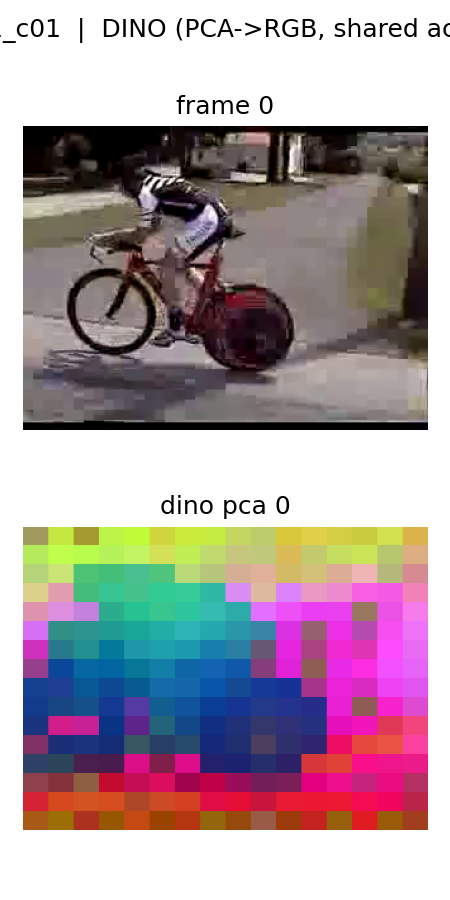

Recreate this plot in Python.
import torch
import torch.nn.functional as F
import numpy as np
import matplotlib
from torchvision import transforms
matplotlib.use('Agg')
import matplotlib.pyplot as plt
from PIL import Image
from transformers import AutoModel
from sklearn.decomposition import PCA
import cv2

VIDEO_NAME  = 'v_Biking_g21_c01'
VIDEO_PATH  = f'UCF_Rep/val/{VIDEO_NAME}.mp4'
OUTPUT_PATH = 'point_sampling/dino_pca.png'

NUM_FRAMES  = 1
SIZE        = (224, 224)


def load_dino(model_name='facebook/dinov2-base' , device = 'cuda'):
    '''
    getting a tensor of shape- [B, 37, 37, 768] 
    '''
    model = AutoModel.from_pretrained(model_name)
    model.eval().to(device)
    return model, device

def get_dino_feats(model, images, device):
    if not isinstance(images, list):
        images = [images]

    preprocess = transforms.Compose([
        transforms.Resize(224),
        transforms.CenterCrop(224),
        transforms.ToTensor(),
        transforms.Normalize(mean=[0.485, 0.456, 0.406],
                             std=[0.229, 0.224, 0.225]),
    ])
    batch = torch.stack([preprocess(img) for img in images]).to(device)

    with torch.no_grad():
        outputs = model(batch)
        
    patch_tokens = outputs.last_hidden_state[:, 1:, :] #skips cls token, shape: [B, 256, 768] as
    #it is not yet a spatial gerid of 16x16 yet.
    return patch_tokens


def perform_pca(dino_embeds, image): #image is neede for overlay purposes
    #take [B, 256, 768] and turn it into [B, 16, 16, 3]
    B, num_patches, dim = dino_embeds.shape
    flat = dino_embeds.cpu().numpy().reshape(-1, dim)  # (B*256, 768)  
    
    pca = PCA(n_components=3)
    projected = pca.fit_transform(flat) #now its (b*256, 3)
    
    projected = (projected - projected.min(axis=0)) / (projected.max(axis=0) - projected.min(axis=0) + 1e-8) #normalization
    projected = projected.reshape(B, 16, 16, 3) #spatialization, so upsamping can be done later
    
    return projected, pca


if __name__ == "__main__":
    #load image, pass to dino
    model, device = load_dino("facebook/dinov2-base")

    cap     = cv2.VideoCapture(VIDEO_PATH)
    total   = int(cap.get(cv2.CAP_PROP_FRAME_COUNT))
    indices = np.linspace(0, total - 1, NUM_FRAMES, dtype=int)

    images = []
    for idx in indices:
        cap.set(cv2.CAP_PROP_POS_FRAMES, idx)
        ret, frame = cap.read()
        assert ret, f"failed to read frame {idx} from {VIDEO_PATH}"
        images.append(Image.fromarray(cv2.cvtColor(frame, cv2.COLOR_BGR2RGB)))
    cap.release()

    patch_tokens = get_dino_feats(model, images, device)  # [NUM_FRAMES, 256, 768]
    pca_features, _ = perform_pca(patch_tokens, images[0])  # [NUM_FRAMES, 16, 16, 3]

    fig, axes = plt.subplots(2, NUM_FRAMES, figsize=(3 * NUM_FRAMES, 6))
    if NUM_FRAMES == 1:
        axes = axes[:, np.newaxis]

    for t in range(NUM_FRAMES):
        axes[0, t].imshow(images[t])
        axes[0, t].set_title(f'frame {t}')
        axes[0, t].axis('off')

        pca_img = (pca_features[t] * 255).astype(np.uint8)
        pca_upsampled = np.array(Image.fromarray(pca_img).resize(images[t].size, Image.NEAREST))
        axes[1, t].imshow(pca_upsampled)
        axes[1, t].set_title(f'dino pca {t}')
        axes[1, t].axis('off')

    plt.suptitle(f'{VIDEO_NAME}  |  DINO (PCA->RGB, shared across frames)')
    plt.tight_layout()
    plt.savefig(OUTPUT_PATH, dpi=150)
    plt.close(fig)
    print(f"Saved {OUTPUT_PATH}")

    
    
    


    
